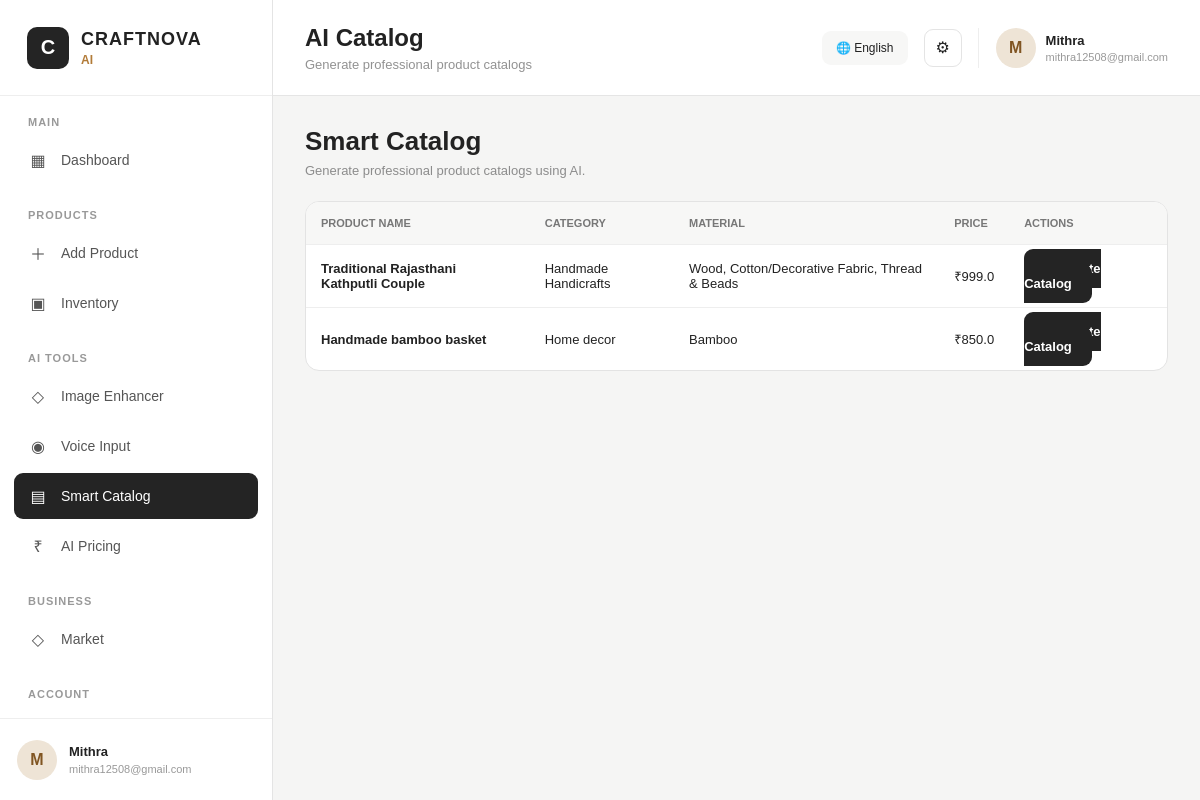
The app's page /catalog (signed in) with its own data.
### tables this page shows
CREATE TABLE users (
            id INTEGER PRIMARY KEY AUTOINCREMENT,
            name TEXT NOT NULL,
            email TEXT UNIQUE NOT NULL,
            password TEXT NOT NULL,
            language TEXT DEFAULT 'English',
            craft_category TEXT,
            business_name TEXT
        );

CREATE TABLE products (
            id INTEGER PRIMARY KEY AUTOINCREMENT,
            user_id INTEGER NOT NULL,
            product_name TEXT NOT NULL,
            category TEXT,
            material TEXT,
            color TEXT,
            size TEXT,
            description TEXT,
            price REAL,
            original_image TEXT,
            enhanced_image TEXT,
            created_at TIMESTAMP DEFAULT CURRENT_TIMESTAMP,
            FOREIGN KEY (user_id) REFERENCES users(id)
        );

### app.py (the view)
@app.route("/catalog")
def catalog():
    if "user_id" not in session:
        return redirect(
            url_for("login")
        )
    products = get_products(
        session["user_id"]
    )
    return render_template(
        "catalog.html",
        products=products,
        active_page="catalog",
        page_title="AI Catalog",
        page_subtitle="Generate professional product catalogs"
    )

### app.py (called while the page is built)
@app.context_processor
def inject_global_data():
    language = "English"
    current_user = None
    if "user_id" in session:
        current_user = get_user_by_id(
            session["user_id"]
        )
        if current_user:
            if current_user[4]:
                language = current_user[4]
    def t(text):
        return translate(
            text,
            language
        )
    return {
        "t": t,
        "current_language": language,
        "current_user": current_user
    }

### database/database.py (called while the page is built)
def get_connection():
    return sqlite3.connect(DATABASE_PATH)

def get_user_by_id(user_id):
    connection = get_connection()
    cursor = connection.cursor()
    cursor.execute("""
        SELECT *
        FROM users
        WHERE id = ?
    """, (user_id,))
    user = cursor.fetchone()
    connection.close()
    return user

def get_products(user_id):
    connection = get_connection()
    cursor = connection.cursor()
    cursor.execute("""
        SELECT *
        FROM products
        WHERE user_id = ?
        ORDER BY created_at DESC
    """, (user_id,))
    products = cursor.fetchall()
    connection.close()
    return products

### models/language.py (called while the page is built)
def translate(key, language="English"):
    language = language if language in TRANSLATIONS else "English"
    if key in TRANSLATIONS[language]:
        return TRANSLATIONS[language][key]
    if key in TRANSLATIONS["English"]:
        return TRANSLATIONS["English"][key]
    return key

### templates/catalog.html (shortened to what this page needs)
{% extends "base.html" %}
{% block content %}
<div class="module-heading">
    <h1>{{ t("Smart Catalog") }}</h1>
    <p>Generate professional product catalogs using AI.</p>
</div>
<div class="table-box">
<table>
<thead>
<tr>
<th>{{ t("Product Name") }}</th>
<th>{{ t("Category") }}</th>
<th>{{ t("Material") }}</th>
<th>{{ t("Price") }}</th>
<th>{{ t("Actions") }}</th>
</tr>
</thead>
<tbody>
{% for product in products %}
<tr>
<td>
<strong>{{ product[2] }}</strong>
</td>
<td>{{ product[3] }}</td>
<td>{{ product[4] }}</td>
<td>₹{{ product[8] }}</td>
<td>
<a
href="{{ url_for('generate_catalog_route', product_id=product[0]) }}"
class="primary-btn">
{{ t("Generate Catalog") }}
</a>
</td>
</tr>
{% endfor %}
</tbody>
</table>
</div>
{% endblock %}

### templates/base.html (shortened to what this page needs)
<!DOCTYPE html>
<html lang="en">
<head>
    <link rel="stylesheet"
          href="{{ url_for('static', filename='css/style.css') }}">
</head>
<body>
<div class="app-shell">
    <aside class="sidebar">
        <div class="brand">
            <div class="brand-logo">
                C
            </div>
            <div>
                <div class="brand-name">
                    CRAFTNOVA
                </div>
                <div class="brand-ai">
                    AI
                </div>
            </div>
        </div>
        <div class="sidebar-scroll">
            <div class="nav-section">
                <div class="nav-title">
                    MAIN
                </div>
                <a href="{{ url_for('dashboard') }}"
                   class="nav-item {% if active_page == 'dashboard' %}active{% endif %}">
                    <span class="nav-icon">▦</span>
                    <span>{{ t("Dashboard") }}</span>
                </a>
            </div>
            <div class="nav-section">
                <div class="nav-title">
                    PRODUCTS
                </div>
                <a href="{{ url_for('add_product_page') }}"
                   class="nav-item {% if active_page == 'add-product' %}active{% endif %}">
                    <span class="nav-icon">＋</span>
                    <span>{{ t("Add Product") }}</span>
                </a>
                <a href="{{ url_for('inventory') }}"
                   class="nav-item {% if active_page == 'inventory' %}active{% endif %}">
                    <span class="nav-icon">▣</span>
                    <span>{{ t("Inventory") }}</span>
                </a>
            </div>
            <div class="nav-section">
                <div class="nav-title">
                    AI TOOLS
                </div>
                <a href="{{ url_for('image_enhancer') }}"
                   class="nav-item {% if active_page == 'image-enhancer' %}active{% endif %}">
                    <span class="nav-icon">◇</span>
                    <span>{{ t("Image Enhancer") }}</span>
                </a>
                <a href="{{ url_for('voice_input') }}"
                   class="nav-item {% if active_page == 'voice-input' %}active{% endif %}">
                    <span class="nav-icon">◉</span>
                    <span>{{ t("Voice Input") }}</span>
                </a>
                <a href="{{ url_for('catalog') }}"
                   class="nav-item {% if active_page == 'catalog' %}active{% endif %}">
                    <span class="nav-icon">▤</span>
                    <span>{{ t("Smart Catalog") }}</span>
                </a>
                <a href="{{ url_for('pricing') }}"
                   class="nav-item {% if active_page == 'pricing' %}active{% endif %}">
                    <span class="nav-icon">₹</span>
                    <span>{{ t("AI Pricing") }}</span>
                </a>
            </div>
            <div class="nav-section">
                <div class="nav-title">
                    BUSINESS
                </div>
                <a href="{{ url_for('market') }}"
                   class="nav-item {% if active_page == 'market' %}active{% endif %}">
                    <span class="nav-icon">◇</span>
                    <span>{{ t("Market") }}</span>
                </a>
            </div>
            <div class="nav-section">
                <div class="nav-title">
                    ACCOUNT
                </div>
                <a href="{{ url_for('settings') }}"
                   class="nav-item {% if active_page == 'settings' %}active{% endif %}">
                </a>
            </div>
        </div>
        {% if current_user %}
        <div class="sidebar-user">
            <div class="avatar">
                {{ current_user[1][0]|upper }}
            </div>
            <div class="sidebar-user-info">
                <strong>
                    {{ current_user[1] }}
                </strong>
                <span>
                    {{ current_user[2] }}
                </span>
            </div>
        </div>
        {% endif %}
    </aside>
    <main class="main-area">
        <header class="topbar">
            <div>
                <h1>
                    {% if page_title %}
                        {{ t(page_title) }}
                    {% else %}
                        {{ t("Dashboard") }}
                    {% endif %}
                </h1>
                <p>
                    {% if page_subtitle %}
                        {{ t(page_subtitle) }}
                    {% else %}
                        Welcome to CRAFTNOVA AI
                    {% endif %}
                </p>
            </div>
            <div class="topbar-right">
                <div class="language-pill">
                    🌐 {{ current_language }}
                </div>
                <a href="{{ url_for('settings') }}"
                   class="settings-button">
                    ⚙
                </a>
                {% if current_user %}
                <div class="top-user">
                    <div class="top-avatar">
                        {{ current_user[1][0]|upper }}
                    </div>
                    <div>
                        <strong>
                            {{ current_user[1] }}
                        </strong>
                        <span>
                            {{ current_user[2] }}
                        </span>
                    </div>
                </div>
                {% endif %}
            </div>
        </header>
        <section class="page-area">
            {% block content %}
            {% endblock %}
        </section>
    </main>
</div>
</body>
</html>

### static/css/style.css (style rules this page uses)
* { box-sizing: border-box; margin: 0; padding: 0; }
body { font-family: Arial, Helvetica, sans-serif; background: #f5f5f4; color: #222; }
a { text-decoration: none; color: inherit; }
.app-shell { display: flex; min-height: 100vh; }
.sidebar { width: 273px; height: 100vh; position: fixed; left: 0; top: 0; background: #ffffff; border-right: 1px solid #e4e4e4; display: flex; flex-direction: column; z-index: 20; }
.brand { height: 96px; display: flex; align-items: center; gap: 12px; padding: 0 27px; border-bottom: 1px solid #eeeeee; }
.brand-logo { width: 42px; height: 42px; border-radius: 10px; background: #242424; color: white; display: flex; justify-content: center; align-items: center; font-size: 20px; font-weight: bold; }
.brand-name { font-size: 18px; font-weight: 800; letter-spacing: 1px; }
.brand-ai { margin-top: 3px; color: #b27b38; font-size: 12px; font-weight: bold; }
.sidebar-scroll { flex: 1; overflow-y: auto; padding: 20px 14px; }
.nav-section { margin-bottom: 26px; }
.nav-title { font-size: 11px; font-weight: 700; color: #999; letter-spacing: 1px; padding: 0 14px; margin-bottom: 9px; }
.nav-item { height: 46px; margin-bottom: 4px; padding: 0 15px; border-radius: 9px; display: flex; align-items: center; gap: 14px; color: #555; font-size: 14px; transition: all .2s ease; }
.nav-item.active { background: #242424; color: #fff; }
.nav-icon { width: 18px; text-align: center; font-size: 16px; }
.sidebar-user { height: 82px; border-top: 1px solid #eeeeee; padding: 15px 17px; display: flex; align-items: center; gap: 12px; }
.avatar, .top-avatar { border-radius: 50%; display: flex; justify-content: center; align-items: center; font-weight: 700; }
.avatar { width: 40px; height: 40px; background: #eee4d6; color: #805522; }
.sidebar-user-info { min-width: 0; display: flex; flex-direction: column; }
.sidebar-user-info strong { font-size: 13px; }
.sidebar-user-info span { margin-top: 4px; color: #999; font-size: 11px; white-space: nowrap; overflow: hidden; text-overflow: ellipsis; }
.main-area { margin-left: 273px; width: calc(100% - 273px); min-height: 100vh; }
.topbar { height: 96px; background: #fff; border-bottom: 1px solid #e5e5e5; padding: 0 32px; display: flex; justify-content: space-between; align-items: center; }
.topbar h1 { font-size: 24px; margin-bottom: 5px; }
.topbar p { color: #929292; font-size: 13px; }
.topbar-right { display: flex; align-items: center; gap: 16px; }
.language-pill { padding: 10px 14px; background: #f7f7f6; border-radius: 9px; font-size: 12px; }
.settings-button { width: 38px; height: 38px; border: 1px solid #e4e4e4; border-radius: 9px; display: flex; align-items: center; justify-content: center; }
.top-user { border-left: 1px solid #eeeeee; padding-left: 17px; display: flex; align-items: center; gap: 10px; }
.top-avatar { width: 40px; height: 40px; background: #eee4d6; color: #805522; }
.top-user div:last-child { display: flex; flex-direction: column; }
.top-user strong { font-size: 13px; }
.top-user span { margin-top: 3px; color: #999; font-size: 11px; }
.page-area { padding: 30px 32px 45px; }
.module-heading { margin-bottom: 23px; }
.module-heading h1 { font-size: 26px; margin-bottom: 6px; }
.module-heading p { color: #8c8c8c; font-size: 13px; }
.primary-btn { border: none; border-radius: 9px; background: #242424; color: #fff; padding: 12px 20px; font-weight: 700; cursor: pointer; }
.table-box { background: white; border: 1px solid #e3e3e3; border-radius: 14px; overflow: hidden; }
.table-box table { width: 100%; border-collapse: collapse; }
.table-box th { background: #f7f7f6; text-align: left; padding: 15px; font-size: 11px; color: #777; text-transform: uppercase; }
.table-box td { padding: 16px 15px; border-top: 1px solid #eeeeee; font-size: 13px; }

### records on screen
users: name "M", name "Mithra", email "mithra12508@gmail.com", language "English"
products: product_name "Traditional Rajasthani Kathputli Couple", category "Handmade Handicrafts", material "Wood, Cotton/Decorative Fabric, Thread & Beads", price "999.0", t "Generate Catalog"
products: product_name "Handmade bamboo basket", category "Home decor", material "Bamboo", price "850.0", t "Generate Catalog"

### other values on screen
{{ t("Dashboard") }} "Dashboard"
{{ t("Add Product") }} "Add Product"
{{ t("Inventory") }} "Inventory"
{{ t("Image Enhancer") }} "Image Enhancer"
{{ t("Voice Input") }} "Voice Input"
{{ t("Smart Catalog") }} "Smart Catalog"
{{ t("AI Pricing") }} "AI Pricing"
{{ t("Market") }} "Market"
{{ t(page_title) }} "AI Catalog"
{{ t(page_subtitle) }} "Generate professional product catalogs"
{{ t("Product Name") }} "PRODUCT NAME"
{{ t("Category") }} "CATEGORY"
{{ t("Material") }} "MATERIAL"
{{ t("Price") }} "PRICE"
{{ t("Actions") }} "ACTIONS"
